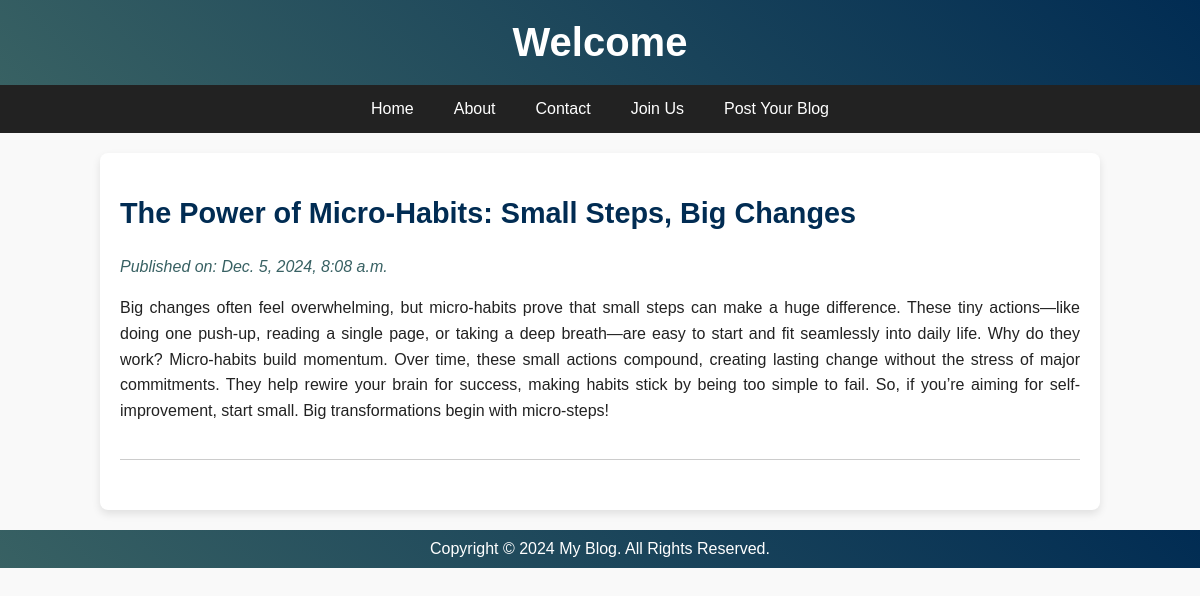
Screenshot of /post/3/ with the database file from the repository.
### posts/models.py (models this page shows)
class blog(models.Model):
    title = models.CharField(max_length=100)
    detail = models.CharField(max_length=1000000000000)
    created_at = models.DateTimeField(default=datetime.now,blank=True)

### posts/views.py (the view)
# urls.py: path('post/<str:pk>/',views.post,name='post')
def post(request,pk):
    posts = blog.objects.get(id=pk)
    return render (request,'post.html',{'posts':posts})

### template/post.html (shortened to what this page needs)
<!DOCTYPE html>
<html lang="en">
<head>
</head>
<body>
    <header>
        {% if user.is_authenticated %}
        <h1>Welcome, {{user.username}}</h1>
        {% else %}
        <h1>Welcome</h1>
        {%endif%}
    </header>
    <nav>
        <a href="#">Home</a>
        <a href="#">About</a>
        <a href="#">Contact</a>
        {% if user.is_authenticated %}
        <a href="logout">Log Out</a>
        {% else %}
        <a href="login">Join Us</a>
        {%endif%}
        <a href="create">Post Your Blog</a>
    </nav>
    <div class="container">
        <div class="post">
                <h2 style="color: #012c53; ">{{posts.title}}</h2>
                <p class="date" style="color: #386163;">Published on: {{posts.created_at}}</p>
                <p style="color: #222;">{{posts.detail}}</p>
        </div>
    </div>
    <footer>
        <p>Copyright &copy; 2024 My Blog. All Rights Reserved.</p>
    </footer>
</body>
</html>

### template/post.html (style rules this page uses)
body { font-family: 'Arial', sans-serif; margin: 0; padding: 0; background: #f9f9f9; color: #333; }
header { background: linear-gradient(45deg, #386163, #012c53); color: #fff; text-align: center; padding: 20px; }
header h1 { font-size: 2.5em; margin: 0; }
nav { display: flex; justify-content: center; background: #222; }
nav a { color: #fff; text-decoration: none; padding: 15px 20px; font-size: 1em; transition: background 0.3s, color 0.3s; }
.container { width: 80%; margin: auto; overflow: hidden; padding: 20px; background: #fff; box-shadow: 0 4px 8px rgba(0, 0, 0, 0.1); border-radius: 8px; margin-top: 20px; }
.post { margin-bottom: 30px; border-bottom: 1px solid #ccc; padding-bottom: 20px; }
.post h2 { font-size: 1.8em; color: #023852; transition: color 0.3s, transform 0.3s; cursor: pointer; }
.post p { text-align: justify; color: #555; line-height: 1.6; }
.post p.date { color: #999; font-style: italic; margin-bottom: 10px; }
footer { text-align: center; padding: 10px; background: linear-gradient(45deg, #386163, #012c53); color: #fff; margin-top: 20px; }
footer p { margin: 0; font-size: 1em; }

### rows the page displays
blog: title "The Power of Micro-Habits: Small Steps, Big Changes", created_at "Dec. 5, 2024, 8:08 a.m.", detail "Big changes often feel overwhelming, but micro-habits prove that small steps can make a huge difference. These tiny actions—like doing one push-up, reading a single page, or taking a deep breath—are easy to start and fit seamlessly into daily life. Why do they work? Micro-habits build momentum. Over time, these small actions compound, creating lasting change without the stress of major commitments. They help rewire your brain for success, making habits stick by being too simple to fail. So, if you’re aiming for self-improvement, start small. Big transformations begin with micro-steps!"
